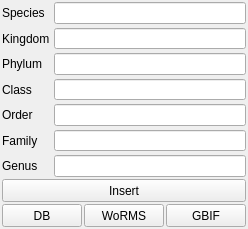
<?xml version="1.0" encoding="UTF-8"?>
<ui version="4.0">
 <class>widgetRoot</class>
 <widget class="QWidget" name="widgetRoot">
  <property name="geometry">
   <rect>
    <x>0</x>
    <y>0</y>
    <width>235</width>
    <height>229</height>
   </rect>
  </property>
  <property name="sizePolicy">
   <sizepolicy hsizetype="Minimum" vsizetype="Minimum">
    <horstretch>0</horstretch>
    <verstretch>0</verstretch>
   </sizepolicy>
  </property>
  <property name="minimumSize">
   <size>
    <width>0</width>
    <height>0</height>
   </size>
  </property>
  <property name="windowTitle">
   <string>Form</string>
  </property>
  <layout class="QVBoxLayout" name="verticalLayout" stretch="0,0,1">
   <property name="spacing">
    <number>2</number>
   </property>
   <property name="leftMargin">
    <number>2</number>
   </property>
   <property name="topMargin">
    <number>2</number>
   </property>
   <property name="rightMargin">
    <number>2</number>
   </property>
   <property name="bottomMargin">
    <number>2</number>
   </property>
   <item>
    <layout class="QGridLayout" name="gridLayout">
     <property name="spacing">
      <number>4</number>
     </property>
     <item row="0" column="0">
      <widget class="QLabel" name="label">
       <property name="sizePolicy">
        <sizepolicy hsizetype="Preferred" vsizetype="Preferred">
         <horstretch>0</horstretch>
         <verstretch>0</verstretch>
        </sizepolicy>
       </property>
       <property name="maximumSize">
        <size>
         <width>16777215</width>
         <height>16777215</height>
        </size>
       </property>
       <property name="text">
        <string>Species</string>
       </property>
      </widget>
     </item>
     <item row="0" column="1">
      <widget class="QLineEdit" name="lineEditSpecies">
       <property name="sizePolicy">
        <sizepolicy hsizetype="Expanding" vsizetype="Fixed">
         <horstretch>0</horstretch>
         <verstretch>0</verstretch>
        </sizepolicy>
       </property>
       <property name="minimumSize">
        <size>
         <width>0</width>
         <height>21</height>
        </size>
       </property>
       <property name="alignment">
        <set>Qt::AlignCenter</set>
       </property>
      </widget>
     </item>
     <item row="1" column="0">
      <widget class="QLabel" name="label_2">
       <property name="sizePolicy">
        <sizepolicy hsizetype="Preferred" vsizetype="Preferred">
         <horstretch>0</horstretch>
         <verstretch>0</verstretch>
        </sizepolicy>
       </property>
       <property name="maximumSize">
        <size>
         <width>16777215</width>
         <height>16777215</height>
        </size>
       </property>
       <property name="text">
        <string>Kingdom</string>
       </property>
      </widget>
     </item>
     <item row="1" column="1">
      <widget class="QLineEdit" name="lineEditKingdom">
       <property name="enabled">
        <bool>true</bool>
       </property>
       <property name="sizePolicy">
        <sizepolicy hsizetype="Expanding" vsizetype="Fixed">
         <horstretch>0</horstretch>
         <verstretch>0</verstretch>
        </sizepolicy>
       </property>
       <property name="minimumSize">
        <size>
         <width>0</width>
         <height>21</height>
        </size>
       </property>
       <property name="maximumSize">
        <size>
         <width>16777215</width>
         <height>16777215</height>
        </size>
       </property>
       <property name="baseSize">
        <size>
         <width>0</width>
         <height>0</height>
        </size>
       </property>
       <property name="autoFillBackground">
        <bool>false</bool>
       </property>
       <property name="styleSheet">
        <string notr="true"/>
       </property>
       <property name="alignment">
        <set>Qt::AlignCenter</set>
       </property>
       <property name="readOnly">
        <bool>false</bool>
       </property>
      </widget>
     </item>
     <item row="2" column="0">
      <widget class="QLabel" name="label_3">
       <property name="sizePolicy">
        <sizepolicy hsizetype="Preferred" vsizetype="Preferred">
         <horstretch>0</horstretch>
         <verstretch>0</verstretch>
        </sizepolicy>
       </property>
       <property name="text">
        <string>Phylum</string>
       </property>
      </widget>
     </item>
     <item row="2" column="1">
      <widget class="QLineEdit" name="lineEditPhylum">
       <property name="sizePolicy">
        <sizepolicy hsizetype="Expanding" vsizetype="Fixed">
         <horstretch>0</horstretch>
         <verstretch>0</verstretch>
        </sizepolicy>
       </property>
       <property name="minimumSize">
        <size>
         <width>0</width>
         <height>21</height>
        </size>
       </property>
       <property name="maximumSize">
        <size>
         <width>16777215</width>
         <height>16777215</height>
        </size>
       </property>
       <property name="styleSheet">
        <string notr="true"/>
       </property>
       <property name="alignment">
        <set>Qt::AlignCenter</set>
       </property>
       <property name="readOnly">
        <bool>false</bool>
       </property>
      </widget>
     </item>
     <item row="3" column="0">
      <widget class="QLabel" name="label_5">
       <property name="sizePolicy">
        <sizepolicy hsizetype="Preferred" vsizetype="Preferred">
         <horstretch>0</horstretch>
         <verstretch>0</verstretch>
        </sizepolicy>
       </property>
       <property name="text">
        <string>Class</string>
       </property>
      </widget>
     </item>
     <item row="3" column="1">
      <widget class="QLineEdit" name="lineEditClass">
       <property name="sizePolicy">
        <sizepolicy hsizetype="Expanding" vsizetype="Fixed">
         <horstretch>0</horstretch>
         <verstretch>0</verstretch>
        </sizepolicy>
       </property>
       <property name="minimumSize">
        <size>
         <width>0</width>
         <height>21</height>
        </size>
       </property>
       <property name="maximumSize">
        <size>
         <width>16777215</width>
         <height>16777215</height>
        </size>
       </property>
       <property name="styleSheet">
        <string notr="true"/>
       </property>
       <property name="alignment">
        <set>Qt::AlignCenter</set>
       </property>
       <property name="readOnly">
        <bool>false</bool>
       </property>
      </widget>
     </item>
     <item row="4" column="0">
      <widget class="QLabel" name="label_4">
       <property name="sizePolicy">
        <sizepolicy hsizetype="Preferred" vsizetype="Preferred">
         <horstretch>0</horstretch>
         <verstretch>0</verstretch>
        </sizepolicy>
       </property>
       <property name="text">
        <string>Order</string>
       </property>
      </widget>
     </item>
     <item row="4" column="1">
      <widget class="QLineEdit" name="lineEditOrder">
       <property name="sizePolicy">
        <sizepolicy hsizetype="Expanding" vsizetype="Fixed">
         <horstretch>0</horstretch>
         <verstretch>0</verstretch>
        </sizepolicy>
       </property>
       <property name="minimumSize">
        <size>
         <width>0</width>
         <height>21</height>
        </size>
       </property>
       <property name="maximumSize">
        <size>
         <width>16777215</width>
         <height>16777215</height>
        </size>
       </property>
       <property name="styleSheet">
        <string notr="true"/>
       </property>
       <property name="alignment">
        <set>Qt::AlignCenter</set>
       </property>
       <property name="readOnly">
        <bool>false</bool>
       </property>
      </widget>
     </item>
     <item row="5" column="0">
      <widget class="QLabel" name="label_6">
       <property name="sizePolicy">
        <sizepolicy hsizetype="Preferred" vsizetype="Preferred">
         <horstretch>0</horstretch>
         <verstretch>0</verstretch>
        </sizepolicy>
       </property>
       <property name="text">
        <string>Family</string>
       </property>
      </widget>
     </item>
     <item row="5" column="1">
      <widget class="QLineEdit" name="lineEditFamily">
       <property name="sizePolicy">
        <sizepolicy hsizetype="Expanding" vsizetype="Fixed">
         <horstretch>0</horstretch>
         <verstretch>0</verstretch>
        </sizepolicy>
       </property>
       <property name="minimumSize">
        <size>
         <width>0</width>
         <height>21</height>
        </size>
       </property>
       <property name="maximumSize">
        <size>
         <width>16777215</width>
         <height>16777215</height>
        </size>
       </property>
       <property name="styleSheet">
        <string notr="true"/>
       </property>
       <property name="alignment">
        <set>Qt::AlignCenter</set>
       </property>
       <property name="readOnly">
        <bool>false</bool>
       </property>
      </widget>
     </item>
     <item row="6" column="0">
      <widget class="QLabel" name="label_7">
       <property name="sizePolicy">
        <sizepolicy hsizetype="Preferred" vsizetype="Preferred">
         <horstretch>0</horstretch>
         <verstretch>0</verstretch>
        </sizepolicy>
       </property>
       <property name="text">
        <string>Genus</string>
       </property>
      </widget>
     </item>
     <item row="6" column="1">
      <widget class="QLineEdit" name="lineEditGenus">
       <property name="sizePolicy">
        <sizepolicy hsizetype="Expanding" vsizetype="Fixed">
         <horstretch>0</horstretch>
         <verstretch>0</verstretch>
        </sizepolicy>
       </property>
       <property name="minimumSize">
        <size>
         <width>0</width>
         <height>21</height>
        </size>
       </property>
       <property name="maximumSize">
        <size>
         <width>16777215</width>
         <height>16777215</height>
        </size>
       </property>
       <property name="styleSheet">
        <string notr="true"/>
       </property>
       <property name="alignment">
        <set>Qt::AlignCenter</set>
       </property>
       <property name="readOnly">
        <bool>false</bool>
       </property>
      </widget>
     </item>
    </layout>
   </item>
   <item>
    <widget class="QPushButton" name="pushButtonInsert">
     <property name="sizePolicy">
      <sizepolicy hsizetype="Expanding" vsizetype="Fixed">
       <horstretch>0</horstretch>
       <verstretch>0</verstretch>
      </sizepolicy>
     </property>
     <property name="minimumSize">
      <size>
       <width>0</width>
       <height>23</height>
      </size>
     </property>
     <property name="text">
      <string>Insert</string>
     </property>
    </widget>
   </item>
   <item>
    <layout class="QHBoxLayout" name="horizontalLayout">
     <property name="spacing">
      <number>2</number>
     </property>
     <property name="sizeConstraint">
      <enum>QLayout::SetDefaultConstraint</enum>
     </property>
     <item>
      <widget class="QPushButton" name="pushButtonDB">
       <property name="sizePolicy">
        <sizepolicy hsizetype="Expanding" vsizetype="Fixed">
         <horstretch>0</horstretch>
         <verstretch>0</verstretch>
        </sizepolicy>
       </property>
       <property name="minimumSize">
        <size>
         <width>0</width>
         <height>23</height>
        </size>
       </property>
       <property name="maximumSize">
        <size>
         <width>16777215</width>
         <height>16777215</height>
        </size>
       </property>
       <property name="text">
        <string>DB</string>
       </property>
       <property name="autoDefault">
        <bool>false</bool>
       </property>
       <property name="default">
        <bool>false</bool>
       </property>
       <property name="flat">
        <bool>false</bool>
       </property>
      </widget>
     </item>
     <item>
      <widget class="QPushButton" name="pushButtonWoRMS">
       <property name="sizePolicy">
        <sizepolicy hsizetype="Expanding" vsizetype="Fixed">
         <horstretch>0</horstretch>
         <verstretch>0</verstretch>
        </sizepolicy>
       </property>
       <property name="minimumSize">
        <size>
         <width>0</width>
         <height>23</height>
        </size>
       </property>
       <property name="maximumSize">
        <size>
         <width>16777215</width>
         <height>16777215</height>
        </size>
       </property>
       <property name="text">
        <string>WoRMS</string>
       </property>
      </widget>
     </item>
     <item>
      <widget class="QPushButton" name="pushButtonGBIF">
       <property name="sizePolicy">
        <sizepolicy hsizetype="Expanding" vsizetype="Fixed">
         <horstretch>0</horstretch>
         <verstretch>0</verstretch>
        </sizepolicy>
       </property>
       <property name="minimumSize">
        <size>
         <width>0</width>
         <height>23</height>
        </size>
       </property>
       <property name="maximumSize">
        <size>
         <width>16777215</width>
         <height>16777215</height>
        </size>
       </property>
       <property name="text">
        <string>GBIF</string>
       </property>
      </widget>
     </item>
    </layout>
   </item>
  </layout>
 </widget>
 <tabstops>
  <tabstop>lineEditSpecies</tabstop>
  <tabstop>lineEditKingdom</tabstop>
  <tabstop>lineEditPhylum</tabstop>
  <tabstop>lineEditClass</tabstop>
  <tabstop>lineEditOrder</tabstop>
  <tabstop>lineEditFamily</tabstop>
  <tabstop>lineEditGenus</tabstop>
  <tabstop>pushButtonInsert</tabstop>
  <tabstop>pushButtonWoRMS</tabstop>
  <tabstop>pushButtonGBIF</tabstop>
 </tabstops>
 <resources/>
 <connections/>
</ui>
